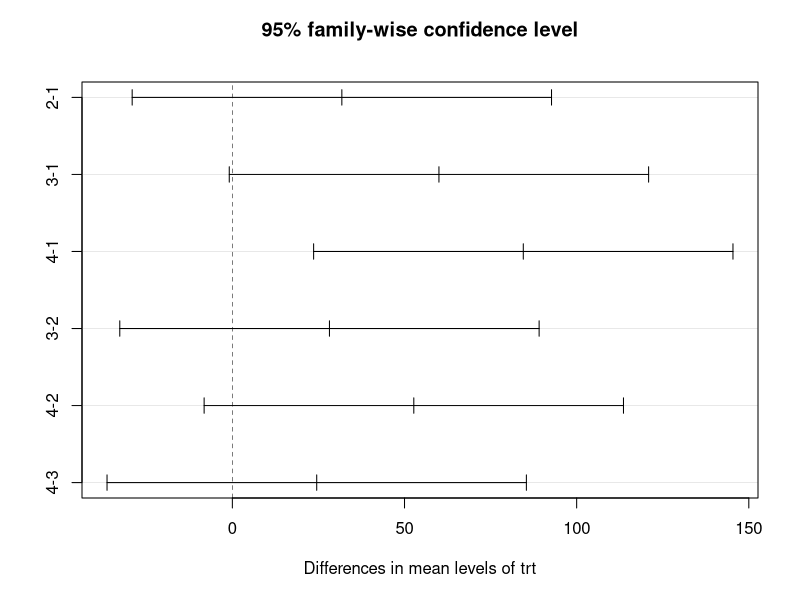
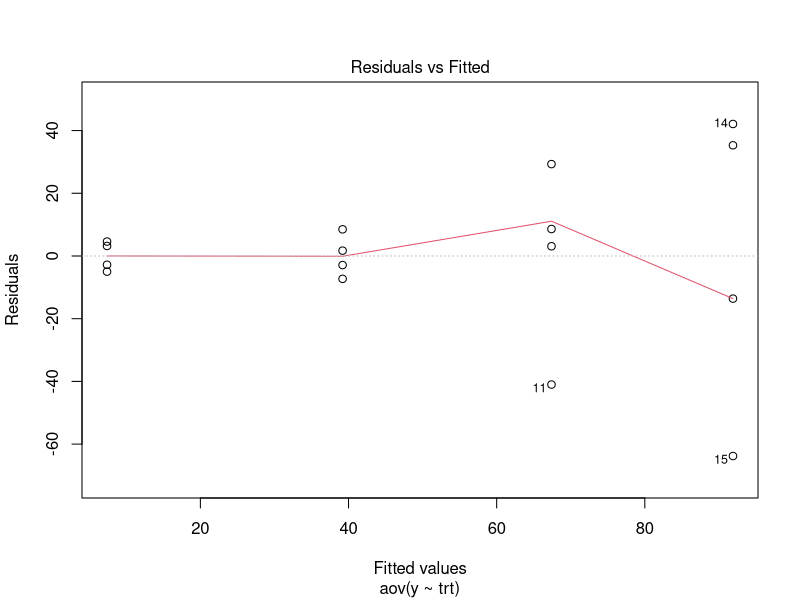
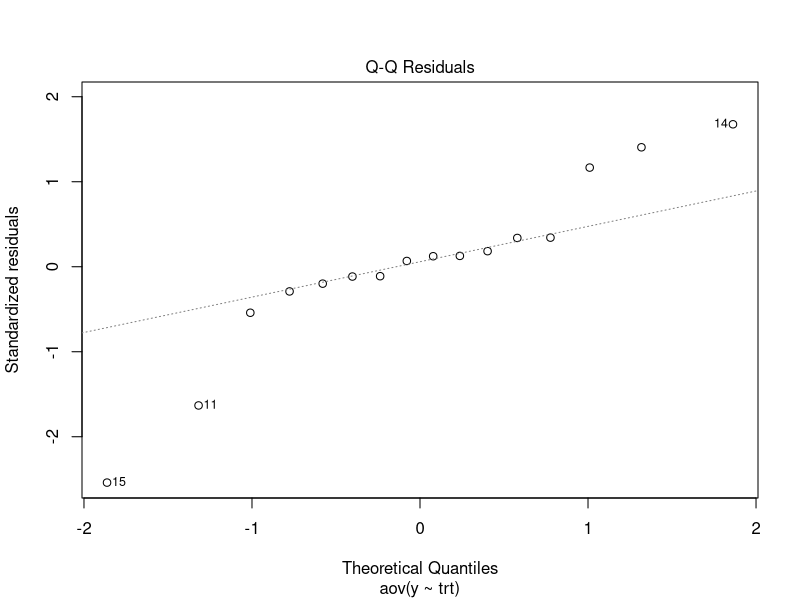

R code for these plots, in order: (Note: this script raises an error after producing the figures.)
y=c(2.4,
    10.6,
    12,
    4.6,
    40.9,
    47.7,
    31.9,
    36.3,
    70.5,
    96.7,
    26.4,
    76,
    127.2,
    134,
    28.1,
    78.3)
trt=c("1","1","1","1","2","2","2","2","3","3","3","3","4","4","4","4")
mean(y[trt=="1"])
mean(y[trt=="2"])
mean(y[trt=="3"])
mean(y[trt=="4"])

out=aov(formula=y~trt)
summary(out)

TukeyHSD(out,conf.level=0.95) # Tukey Honest Significant Differences
plot(TukeyHSD(out,conf.level=0.95)) # plot of CIs for differences

plot(out, which = 1) #produces residual versus fitted value plot
plot(out, which = 2) #produces normal probability of residuals
shapiro.test(residuals(out))#normality test
library(car)
leveneTest(y~trt)

library(dplyr)
q2=read_csv("./hw2_q2_data.csv")

q2
mu_a=mean(q2$`Brand A`)
mu_b=mean(q2$`Brand B`)
mu_c=mean(q2$`Brand C`)
mu_d=mean(q2$`Brand D`)
mu_a
mu_b
mu_c
mu_d
mu=mean(c(mu_a,mu_b,mu_c,mu_d))
mu
sum((q2$`Brand A`-mu)^2,(q2$`Brand B`-mu)^2,(q2$`Brand C`-mu)^2,(q2$`Brand D`-mu)^2)
sum((q2$`Brand A`-mu)^2)
sum((q2$`Brand B`-mu)^2)
sum((q2$`Brand C`-mu)^2)
sum((q2$`Brand D`-mu)^2)

q2_ss=(q2-mu)^2

SS_total=sum(q2_ss$`Brand A`)+sum(q2_ss$`Brand B`)+sum(q2_ss$`Brand C`)+sum(q2_ss$`Brand D`)
SS_total

n=10
SS_treatment=sum(c(n*(mu_a-mu)^2,n*(mu_b-mu)^2,n*(mu_c-mu)^2,n*(mu_d-mu)^2))
SS_treatment

SS_error=SS_total-SS_treatment
SS_error

df_treatment=4-1
df_error=40-4
df_total=df_treatment+df_error
MS_treatment=SS_treatment/df_treatment
MS_error=SS_error/df_error
F=MS_treatment/MS_error

MS_treatment

MS_error

F

y=c(q2$`Brand A`,q2$`Brand B`,q2$`Brand C`,q2$`Brand D`)
trt=c(rep("a",10),rep("b",10),rep("c",10),rep("d",10))
out=aov(formula=y~trt)
summary(out)

TukeyHSD(out,conf.level=0.95) # Tukey Honest Significant Differences
plot(TukeyHSD(out,conf.level=0.95)) # plot of CIs for differences

plot(out, which = 1) #produces residual versus fitted value plot
plot(out, which = 2) #produces normal probability of residuals
shapiro.test(residuals(out))#normality test
library(car)
leveneTest(y~trt)
